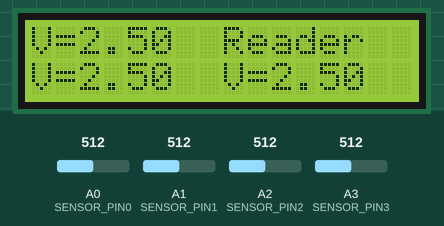
A sketch run on a simulated Arduino Uno, built with avr-gcc and run on an emulated ATmega328P. On the bench: 16×2 character LCD. The inputs (shaded band) are chosen by the test bench; at power-on: A0 (SENSOR_PIN0) = 512, A1 (SENSOR_PIN1) = 512, A2 (SENSOR_PIN2) = 512, A3 (SENSOR_PIN3) = 512.

Above: at 1.2 s.
1.3 s: A0 (SENSOR_PIN0) set to 716
At 2.8 s:
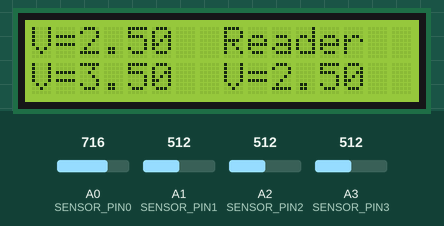
3.1 s: A1 (SENSOR_PIN1) set to 716
At 4.2 s:
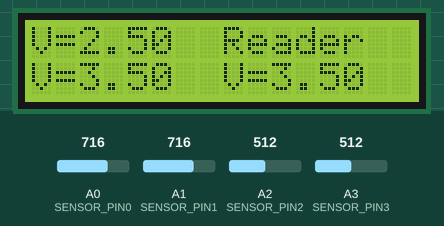
4.7 s: A2 (SENSOR_PIN2) set to 716
At 5.7 s:
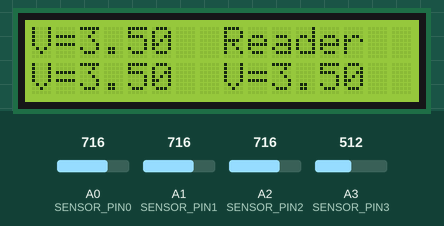
6.3 s: A0 (SENSOR_PIN0) set to 992
At 7.0 s:
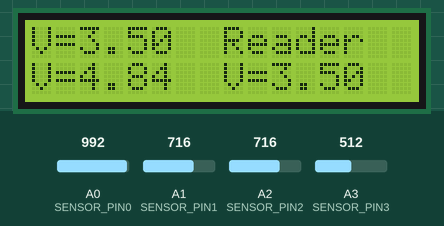
7.8 s: A1 (SENSOR_PIN1) set to 992
At 8.5 s:
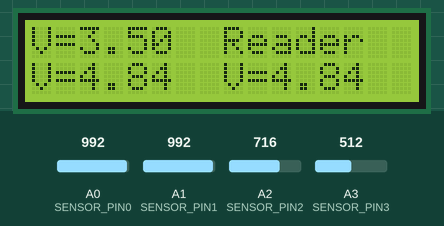
9.4 s: A2 (SENSOR_PIN2) set to 992
At 9.9 s:
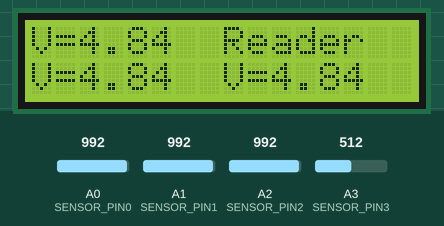
Timing chart, 0 to 12.0 s (numbered marks = the images above; inputs shaded):
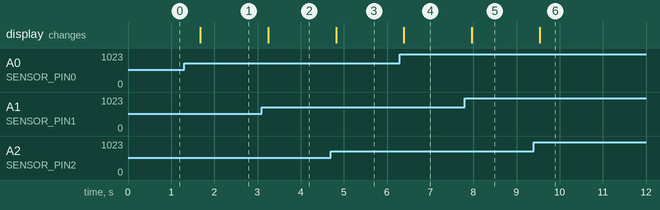

Measured:
- after the input at 1.3 s, the display: changes after 0.37 s (image 1)
- after the input at 3.1 s, the display: changes after 0.15 s (image 2)
- after the input at 4.7 s, the display: changes after 0.12 s (image 3)
- after the input at 6.3 s, the display: changes after 0.09 s (image 4)
- after the input at 7.8 s, the display: changes after 0.16 s (image 5)
- after the input at 9.4 s, the display: changes after 0.14 s (image 6)

The sketch:

Display_1602_analogue_reader.ino
```cpp
//DFRobot.com
//Compatible with the Arduino IDE 1.0
//Library version:1.1
#include <Wire.h>
#include <LiquidCrystal_I2C.h>

LiquidCrystal_I2C lcd(0x27,16,2);  // set the LCD address to 0x27 for a 16 chars and 2 line display
int SENSOR_PIN0 = 0; // center pin of the potentiometer
int SENSOR_PIN1 = 1; // center pin of the potentiometer
int SENSOR_PIN2 = 2; // center pin of the potentiometer
int SENSOR_PIN3 = 3; // center pin of the potentiometer

void setup()
{
  lcd.init();                      // initialize the lcd

  // Print a message to the LCD.
  lcd.backlight();
  lcd.print("        Reader");


}

void loop()
{
  float sensorValue0 = analogRead(SENSOR_PIN0);
  float sensorValue1 = analogRead(SENSOR_PIN1);
  float sensorValue2 = analogRead(SENSOR_PIN2);
  float sensorValue3 = analogRead(SENSOR_PIN3);

  sensorValue0=(5*sensorValue0/1024);
  sensorValue1=(5*sensorValue1/1024);
  sensorValue2=(5*sensorValue2/1024);
  sensorValue3=(5*sensorValue3/1024);

  lcd.setCursor(0, 1);
  lcd.print("V=");
  lcd.print(sensorValue0);
  lcd.print("  ");
  lcd.setCursor(8, 1);
  lcd.print("V=");
  lcd.print(sensorValue1);
  lcd.print("  ");
  lcd.setCursor(0, 0);
  lcd.print("V=");
  lcd.print(sensorValue2);


  delay (500);

}
```
